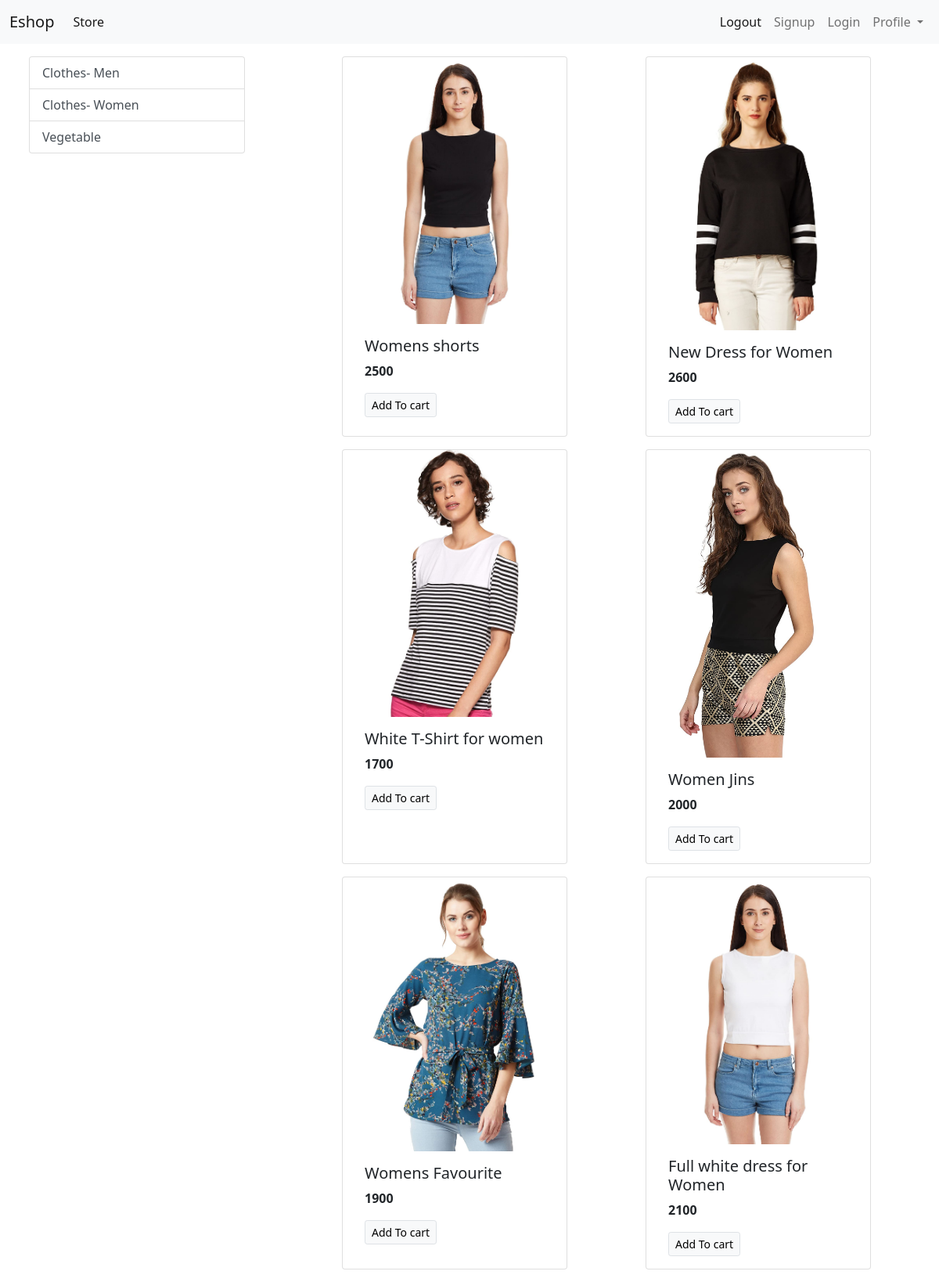
The app's page /?category=2 with its own data.
### store/models.py (models this page shows, shortened)
class Category(models.Model):
    name = models.CharField(max_length=20)
    @staticmethod
    def get_all_categories():
        return Category.objects.all()

class Product(models.Model):
    name = models.CharField(max_length=50)
    price = models.IntegerField(default=0)
    description = models.CharField(max_length=200 , default = "")
    image = models.ImageField(upload_to='uploads/products/')
    category = models.ForeignKey(Category, on_delete=models.CASCADE, default=1 )
    @staticmethod
    def get_all_products_by_categoryid(category_id):
        if category_id:
            return Product.objects.filter(category = category_id)
        else:
            return Product.get_all_Products();

### store/views.py (the view)
# urls.py: path('', index ),
def index(request):
    products= None
    categories= Category.get_all_categories();
    categoryID = request.GET.get('category')
    if categoryID:
        products = Product.get_all_products_by_categoryid(categoryID)
    else:
        products = Product.get_all_products();
    data = {}
    data['products'] = products
    data['categories'] = categories
    return render(request, 'index.html', data)

### store/templates/index.html
  {% extends 'base.html' %}
  {% block content %}
  <div class="container-fluid mt-3">
    <div class="row">
    <div class="col-lg-3 mx-auto">
      <div class="list-group">
        {% for category in categories %}
        <a href="/?category={{category.id}}" class="list-group-item list-group-item-action">{{category.name}}</a>
        {% endfor%}
      </div>
    </div>
    <div id="products" class="col-lg-8 mx-auto">
      <div class="row mx-auto">
        {% for product in products %}
    <div class="card mx-auto mb-3" style="width: 18rem;">
    <img src="{{product.image.url}}" class="card-img-top" alt="...">
    <div class="card-body">
      <h5 class="card-title">{{product.name}}</h5>
      <p class="card-text"><b>{{product.price}}</b></p>
      <a href="#" class="btn btn-light border btn-sm">Add To cart</a>
    </div>
  </div>
{% endfor%}
    </div>
    </div>
  </div>
  {% endblock %}

### records on screen
Category: name "Clothes- Men"
Category: name "Clothes- Women"
Category: name "Vegetable"
Product: image (picture), name "Womens shorts", price "2500"
Product: image (picture), name "New Dress for Women", price "2600"
Product: image (picture), name "White T-Shirt for women", price "1700"
Product: image (picture), name "Women Jins", price "2000"
Product: image (picture), name "Womens Favourite", price "1900"
Product: image (picture), name "Full white dress for Women", price "2100"
